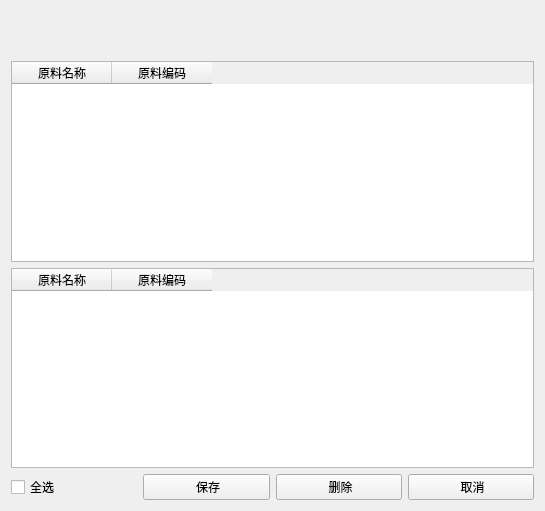
<?xml version="1.0" encoding="UTF-8"?>
<ui version="4.0">
 <class>AddPurMaterial</class>
 <widget class="QWidget" name="AddPurMaterial">
  <property name="geometry">
   <rect>
    <x>0</x>
    <y>0</y>
    <width>545</width>
    <height>511</height>
   </rect>
  </property>
  <property name="windowTitle">
   <string>Form</string>
  </property>
  <property name="styleSheet">
   <string notr="true"/>
  </property>
  <layout class="QVBoxLayout" name="verticalLayout">
   <item>
    <spacer name="horizontalSpacer">
     <property name="orientation">
      <enum>Qt::Horizontal</enum>
     </property>
     <property name="sizeHint" stdset="0">
      <size>
       <width>40</width>
       <height>25</height>
      </size>
     </property>
    </spacer>
   </item>
   <item>
    <spacer name="horizontalSpacer_2">
     <property name="orientation">
      <enum>Qt::Horizontal</enum>
     </property>
     <property name="sizeHint" stdset="0">
      <size>
       <width>40</width>
       <height>25</height>
      </size>
     </property>
    </spacer>
   </item>
   <item>
    <widget class="QTableWidget" name="tableWidgetData">
     <column>
      <property name="text">
       <string>原料名称</string>
      </property>
     </column>
     <column>
      <property name="text">
       <string>原料编码</string>
      </property>
     </column>
    </widget>
   </item>
   <item>
    <widget class="QTableWidget" name="tableWidgetEditData">
     <column>
      <property name="text">
       <string>原料名称</string>
      </property>
     </column>
     <column>
      <property name="text">
       <string>原料编码</string>
      </property>
     </column>
    </widget>
   </item>
   <item>
    <layout class="QHBoxLayout" name="horizontalLayout_2">
     <item>
      <widget class="QCheckBox" name="checkBoxAllSelect">
       <property name="text">
        <string>全选</string>
       </property>
       <property name="icon">
        <iconset resource="../../../res.qrc">
         <normaloff>:/image/image/全选.png</normaloff>:/image/image/全选.png</iconset>
       </property>
      </widget>
     </item>
     <item>
      <widget class="QPushButton" name="pushButtonSave">
       <property name="styleSheet">
        <string notr="true"/>
       </property>
       <property name="text">
        <string> 保存</string>
       </property>
       <property name="icon">
        <iconset resource="../../../res.qrc">
         <normaloff>:/image/image/save.png</normaloff>:/image/image/save.png</iconset>
       </property>
      </widget>
     </item>
     <item>
      <widget class="QPushButton" name="pushButtonDel">
       <property name="text">
        <string> 删除</string>
       </property>
       <property name="icon">
        <iconset resource="../../../res.qrc">
         <normaloff>:/image/image/删 除.png</normaloff>:/image/image/删 除.png</iconset>
       </property>
      </widget>
     </item>
     <item>
      <widget class="QPushButton" name="pushButtonCancel">
       <property name="text">
        <string> 取消</string>
       </property>
       <property name="icon">
        <iconset resource="../../../res.qrc">
         <normaloff>:/image/image/cancel.png</normaloff>:/image/image/cancel.png</iconset>
       </property>
      </widget>
     </item>
    </layout>
   </item>
  </layout>
 </widget>
 <resources>
  <include location="../../../res.qrc"/>
 </resources>
 <connections/>
</ui>
